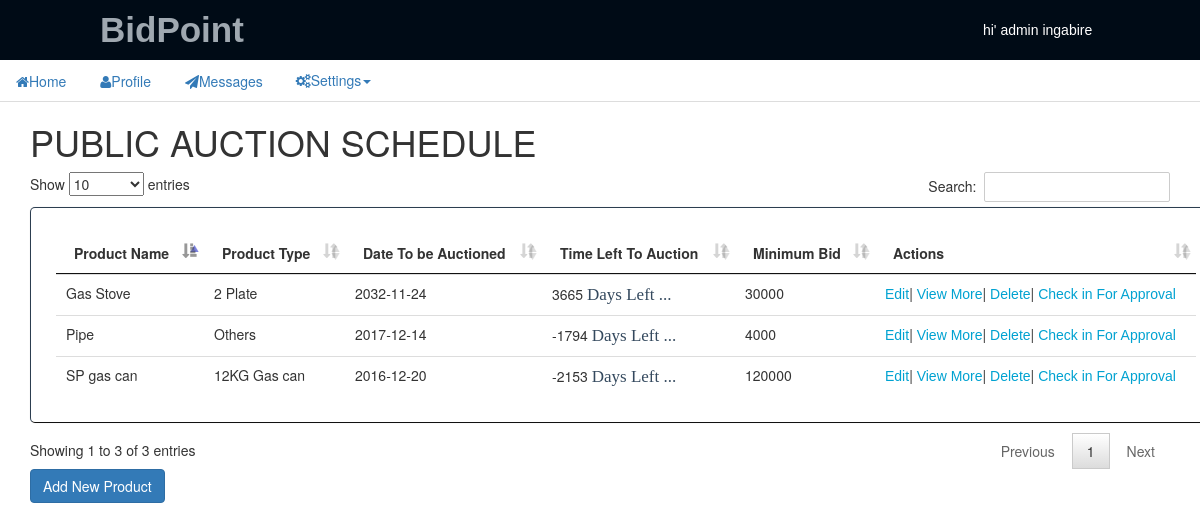
The page /schedule.php (signed in) on the database its author committed.
### tables this page shows
CREATE TABLE `users` (
  `u_id` int(11) NOT NULL,
  `fname` varchar(30) NOT NULL,
  `lname` varchar(30) NOT NULL,
  `address` varchar(40) NOT NULL,
  `tel` int(11) NOT NULL,
  `password` varchar(30) NOT NULL,
  `access_level` varchar(30) NOT NULL,
  `gender` varchar(20) NOT NULL,
  `email` varchar(255) NOT NULL,
  `status` varchar(8) NOT NULL,
  `idnum` int(11) NOT NULL
);

CREATE TABLE `product` (
  `pid` int(11) NOT NULL,
  `pname` varchar(30) NOT NULL,
  `pdate` date NOT NULL,
  `minbid` int(11) NOT NULL,
  `ptype` varchar(30) NOT NULL,
  `pdesc` varchar(1000) NOT NULL,
  `pstatus` varchar(30) NOT NULL,
  `pic1` varchar(100) NOT NULL,
  `pic2` varchar(100) NOT NULL,
  `pic3` varchar(100) NOT NULL,
  `pic4` varchar(100) NOT NULL
);

### dateCountDown.php (called while the page is built)
<?php
function getdays($startDate,$endDate) {
    $endDate = strtotime($endDate);
    $startDate = strtotime($startDate);
    $days = ($endDate - $startDate) / 86400;
  	$days = floor($days);
  	return $days;
}
?>

### schedule.php (the view, shortened to what this page needs)
<?php
include_once 'dateCountDown.php';
	$res=mysql_query("SELECT * FROM users WHERE u_id=".$_SESSION['useradmin']) or die(mysql_error());
	$userow=mysql_fetch_array($res);
 ?>
 <!DOCTYPE html>
 <html>
 <head>
<link rel="stylesheet" href="style.css" type="text/css" />
<link rel="stylesheet" type="text/css" href="font-awesome-4.4.0/css/font-awesome.css">
<link rel="stylesheet" href="bootstrap/css/bootstrap.min.css">
<link rel="stylesheet" type="text/css" href="datatables/dataTables.bootstrap.css">
<link rel="stylesheet" type="text/css" href="datatables/jquery.dataTables.min.css">
 </head>
 <body>
 <div id="header">
    <div id="left">
    <label>BidPoint</label>
    </div>
    <div id="right">
        <div id="content">
        hi' <?php echo $userow['access_level'] . ' '. $userow['fname']; ?> &nbsp;
        </div>
    </div>
</div>
        <div class="bs-example" data-example-id="simple-nav-tabs">
        <ul class="nav nav-tabs" role="navigation">
        <li role="presentation" ><a href="admin_home.php"><i class="fa fa-home"></i>Home</a></li>
        <li role="presentation"><a href="upload.php"><i class="fa fa-user"></i>Profile</a></li>
        <li role="presentation"><a href="#"><i class="fa fa-send"></i>Messages</a></li>
        <ul class="nav nav-pills">
  <li role="presentation" class="dropdown">
    <a class="dropdown-toggle" data-toggle="dropdown" href="#" role="button" aria-haspopup="true" aria-expanded="false">
       <i class="fa fa-cogs"></i>Settings<span class="caret"></span>
    </a>
  </li>
</ul>
        </ul>
        </div>
<div class="container">
<table class="table" id="mytable">
	<thead>
	<h1>PUBLIC AUCTION SCHEDULE</h1>
  </div>
	<th>Product Name</th>
	<th>Product Type</th>
	<th>Date To be Auctioned</th>
	<th>Time Left To Auction</th>
	<th>Minimum Bid</th>
	<th>Actions</th>
	<tbody>
		<?php
		$list = mysql_query("SELECT * FROM product");
		while($row = mysql_fetch_object($list))
		{
			?>
			<tr>
				<td><?=$row->pname?></td>
				<td><?=$row->ptype?></td>
				<td><?=$row->pdate?></td>
				<td><?php
						echo getdays(date("Y-m-d"),$row->pdate);
						echo " <span class='numbers'>Days Left ...</span>";
					?></td>
				<td><?=$row->minbid?></td>
				<td>
				<a href="edit.php?id=<?= $row->pid?>">Edit</a>|
				<a href="#">View More</a>|
				<a href="#">Delete</a>|
				<a href="#">Check in For Approval</a>
				</td>
			</tr>
			<?php
		}
		 ?>
	</tbody>
<a href="new_auction.php"><button class="btn btn-primary">Add New Product</button></a>
 </body>
 </html>

### style.css (style rules this page uses)
body { background: #34495E; }
* { margin:0; padding:0; }
table { border:solid #2C3E50 1px; padding:25px; border-radius:5px; box-shadow: 0px 0px 1px rgba(0,0,0,0.2); }
table tr,td { padding:15px; //border:solid #e1e1e1 1px; }
table tr td a { text-decoration:none; color:#00a2d1; font-family:Verdana, Geneva, sans-serif; font-size:14px; }
#header { width:100%; height:60px; background:rgba(00,11,22,33); color:#9fa8b0; font-family:Verdana, Geneva, sans-serif; }
#header #left { float:left; position:relative; }
#header #left label { position:relative; top:5px; left:100px; font-size:35px; }
#header #right { float:right; position:relative; }
#header #right #content { position:relative; top:20px; right:100px; color:#fff; font-family:; }
.numbers { color:#34495e; font-family:Franklin Gothic Demi; font-size:17px; }

### rows shown on the page
users: access_level "admin", fname "ingabire"
product: pname "SP gas can", ptype "12KG Gas can", pdate "2016-12-20", minbid "120000"
product: pname "Gas Stove", ptype "2 Plate", pdate "2032-11-24", minbid "30000"
product: pname "Pipe", ptype "Others", pdate "2017-12-14", minbid "4000"
